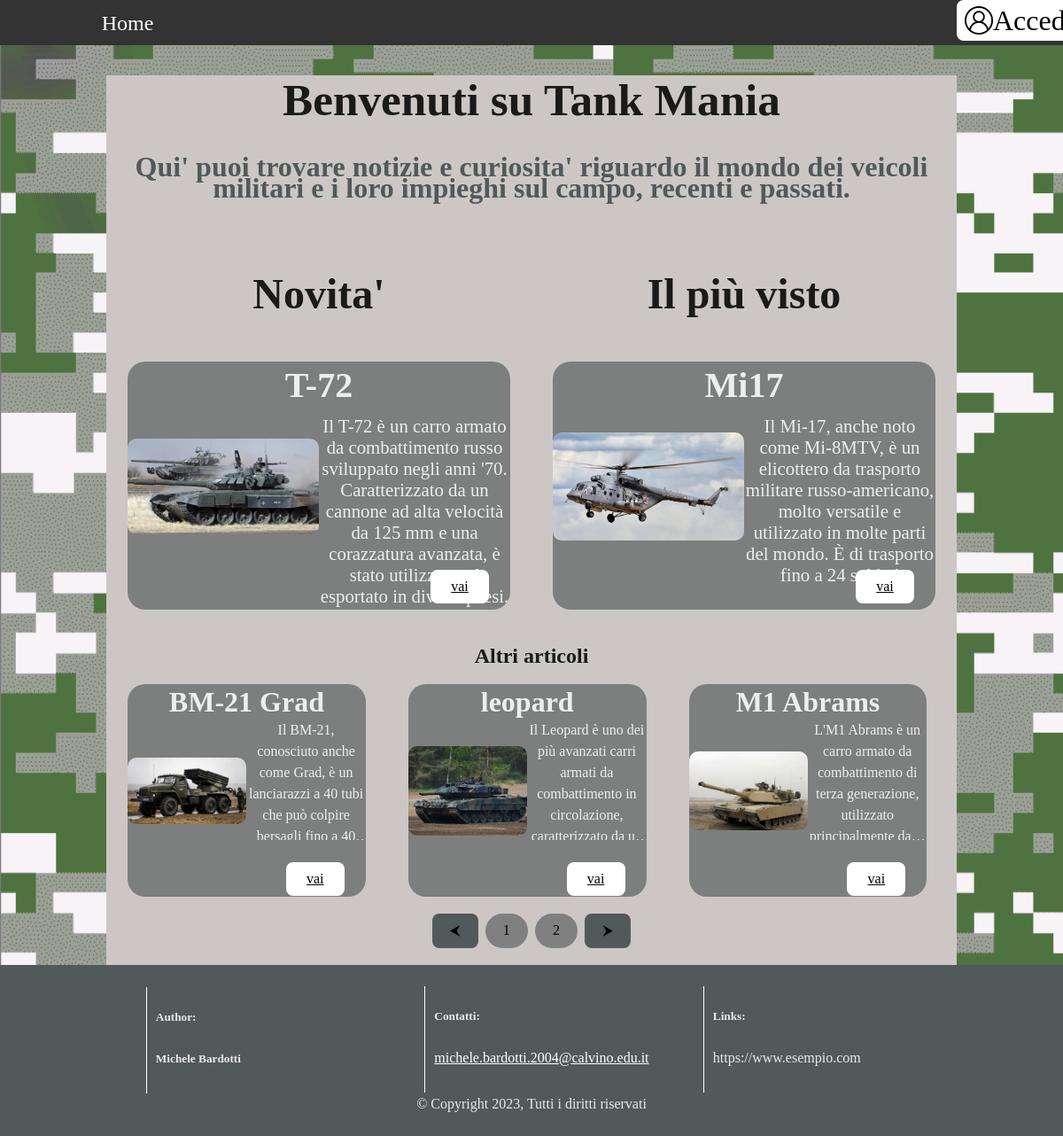
The page / on the database its author committed.
### tables this page shows
CREATE TABLE articoli (
  id int(11) PRIMARY KEY NOT NULL AUTO_INCREMENT,
  titolo varchar(255) DEFAULT NULL,
  descrizione text DEFAULT NULL,
  giorno datetime DEFAULT NULL,
  logo int(11) DEFAULT -1,
  utente varchar(50) DEFAULT NULL,
  visualizzazioni int(11) DEFAULT 0,
  FOREIGN KEY (utente) REFERENCES utenti (username),
  FOREIGN KEY (logo) REFERENCES immagini (id)
);

CREATE TABLE immagini (
  id int(11) PRIMARY KEY NOT NULL AUTO_INCREMENT,
  nome varchar(255) DEFAULT NULL,
  logo bool DEFAULT 0
);

### index.php (the view, shortened to what this page needs)
<?php
$pdo = new PDO("mysql:host=localhost; dbname=blog", "root", "");
?>
<!DOCTYPE html>
<html lang="it">
<head>
    <link rel="stylesheet" href="./css/common.css">
    <link rel="stylesheet" href="./css/index.css">
</head>
<body>
    <div id="root">
        <div>
            <nav>
            <ul>
                <li><a href="./index.php">Home</a></li>
                <li id="logli"><div id="loginBtn"
                <?php
                    if(empty($_SESSION['user'])){
                        $t="window.location.replace('./login.php')";
                        echo 'onclick="'.$t.'"';
                    }
                ?>
                ><img src="./img/account.png" alt="">
                <?php
                    if(!empty($_SESSION['user'])){
                        echo '<p>'.$_SESSION["user"]."</p>";
                    }
                    else{
                        echo '<p>Accedi</p>';
                    }
                ?>
                </div>
            </li>
            </ul>
            </nav>
            <div class="App">
                <div id="content">
                    <div id="introduction">
                        <h1>Benvenuti su Tank Mania</h1>
                        <h3>Qui' puoi trovare notizie e curiosita' riguardo il mondo dei veicoli militari e i loro impieghi sul campo, recenti e passati.</h3>
                    </div>
                    <div id="articles">
                        <div id="titoli">
                            <h4>Novita'</h4>
                            <h4>Il più visto</h4>
                        </div>
                        <?php
                            $text = "SELECT articoli.id, titolo, nome, descrizione FROM articoli, immagini WHERE articoli.logo = immagini.id ORDER BY giorno DESC";
                            $query= $pdo->prepare($text);
                            $query->execute();
                            $row = $query->fetch();
                        ?>
                        <div id="new">
                                <h3 id='titleArtPrinc'><?php echo $row['titolo']?></h3>
                                <div id="immagine"><img id="imgArt" src="./img/<?php echo $row['nome']?>" alt="leopard"></div>
                                <p class="descArtPrinc"><?php echo $row['descrizione']?></p>
                                <a type="button" href="./articolo.php?id=<?php echo $row['id']?>" class="toArticolo">vai</a>
                        </div>
                        <?php
                            $text = "SELECT articoli.id, titolo, nome, descrizione FROM articoli, immagini WHERE articoli.logo = immagini.id ORDER BY visualizzazioni DESC";
                            $query= $pdo->prepare($text);
                            $query->execute();
                            $row = $query->fetch();
                        ?>
                        <div id="main">
                                <h3 id='titleArtPrinc'><?php echo $row['titolo']?></h3>
                                <div id="immagine"><img id="imgArt" src="./img/<?php echo $row['nome']?>" alt="leopard"></div>
                                <p class="descArtPrinc"><?php echo $row['descrizione']?></p>
                                <a href="./articolo.php?id=<?php echo $row['id']?>" class="toArticolo">vai</a>
                        </div>
                        <div id="otherArticles">
                            <h2>Altri articoli</h2>
                            <?php
                            try{
                                $text = "SELECT articoli.id, titolo, nome, descrizione FROM articoli, immagini WHERE articoli.logo = immagini.id ORDER BY titolo";
                                $query= $pdo->prepare($text);
                                $query->execute();
                                $row = $query->fetchAll();
                            }
                                catch (PDOException $e){
                                echo "Impossibile connettersi al server di database. ".$e;
                                exit();
                            }
                            ?>
                            <div id="container">
                                <?php
                                if ($row != null) {
                                    for($i=0;$i<sizeof($row);$i++){
                                        echo "<div class='top' id='1'>
                                        <h3 id='titleArtSec'>".$row[$i]['titolo']."</h3>
                                        <div id='immagine'><img id='imgArt' src='./img/".$row[$i]['nome']."' alt='immagine'></div>
                                        <p class='descArtSec'>".$row[$i]['descrizione']."</p>
                                        <a type='button' href='./articolo.php?id=".$row[$i]['id']."' class='toArticolo'>vai</a>
                                        </div>";
                                    }
                                }
                                ?>
                            </div>
                        </div>
                    </div>
                    <div id="console"><button class="move" id="prev" onclick="prevArt()">⮜</button>
                        <?php
                            if ($row != null && sizeof($row)>3) {
                                $max=((sizeof($row))+(sizeof($row))%3)/3;
                                for($i=0;$i<$max;$i++){
                                    echo '<button class="round" onclick="goTo('.($i).')">'.($i+1).'</button>';
                                }
                            }
                        ?>
                        <button class="move" id="next" onclick="nextArt()">⮞</button></div>
                </div>
                <footer>
                    <div class="foot" id="crediti">
                        <h5>Author:</h5>
                        <h5>Michele Bardotti</h5>
                    </div>
                    <div class="foot" id="contatti">
                        <h5>Contatti:</h5><a href="mailto:michele.bardotti.2004@calvino.edu.it">michele.bardotti.2004@calvino.edu.it</a>
                    </div>
                    <div class="foot" id="links">
                        <h5>Links:</h5><a>https://www.esempio.com</a>
                    </div>
                    <div>© Copyright 2023, Tutti i diritti riservati</div>
                </footer>
            </div>
        </div>
    </div>
</body>
</html>

### css/common.css (style rules this page uses)
* { font-family: font; }
:root { font-family: font; font-size: 16px; line-height: 24px; font-weight: 400; color-scheme: light dark; color: rgba(255, 255, 255, 0.87); background-color: #242424; font-synthesis: none; text-rendering: optimizeLegibility; -webkit-font-smoothing: antialiased; -moz-osx-font-smoothing: grayscale; -webkit-text-size-adjust: 100%; }
#root { position:inherit; width: 100%; text-align: center; }
html { min-height: 100vh; }
body { place-items:initial; min-width: 320px; min-height: 100vh; margin:0; display: flex; flex-direction: column; background-image:url('../img/background1.png'); background-repeat: no-repeat; background-size: cover; }
h1 { font-size: 3.2em; line-height: 1.1; }
button { border-radius: 8px; border: 1px solid transparent; padding: 0.6em 1.2em; font-size: 1em; font-weight: 500; font-family: inherit; background-color: #1a1a1a; cursor: pointer; transition: border-color 0.25s; }
nav { z-index: 999; position: sticky; top:0; }
ul { list-style-type: none; margin: 0; padding: 0; overflow: hidden; background-color: #333; }
li { width: 24%; float: left; }
#loginBtn { background-color: white; width: 100%; color: black; display: inline-flex; align-items: center; border-radius: 8px; border: 1px solid transparent; max-height: 4vh; padding: 0.5vw 1vh; font-size: 1em; font-weight: 500; font-family: inherit; cursor: pointer; transition: border-color 0.25s; }
#loginBtn img { max-height: 4vh; height: auto; }
#loginBtn p { text-align: center; font-size: 200%; margin:0; }
li a { font-size: 3vh; min-height: 3vh; padding: 1.7vh 1vw; display: block; color: white; text-align: center; text-decoration: none; transition: background-color 0.5s, color 0.5s; }
#logli { width: 10%; float: right; align-items: baseline; }
footer { margin-top: auto; padding: 2%; background-color: rgb(81, 89, 91); }
.foot { height: 15vh; width: 20%; display: inline-block; text-align: left; padding-left: 10px; border-left: 1px white solid; }
#crediti { margin-right: 3%; }
#contatti { margin-right: 3%; margin-left: 3%; }
#links { margin-left: 3%; }
#contatti a { color:white }

### rows shown on the page
articoli: titolo "T-72", descrizione "Il T-72 è un carro armato da combattimento russo sviluppato negli anni '70. Caratterizzato da un cannone ad alta velocità da 125 mm e una corazzatura avanzata, è stato utilizzato ed esportato in diversi paesi."
immagini: nome (picture)
articoli: titolo "Mi17", descrizione "Il Mi-17, anche noto come Mi-8MTV, è un elicottero da trasporto militare russo-americano, molto versatile e utilizzato in molte parti del mondo. È di trasporto fino a 24 soldati"
immagini: nome (picture)
articoli: titolo "BM-21 Grad", logo.nome (picture), descrizione "Il BM-21, conosciuto anche come Grad, è un lanciarazzi a 40 tubi che può colpire bersagli fino a…"
articoli: titolo "leopard", logo.nome (picture), descrizione "Il Leopard è uno dei più avanzati carri armati da combattimento in circolazione, caratterizzato da…"
articoli: titolo "M1 Abrams", logo.nome (picture), descrizione "L'M1 Abrams è un carro armato da combattimento di terza generazione, utilizzato principalmente…"
